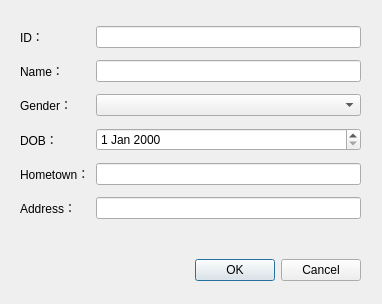
<?xml version="1.0" encoding="UTF-8"?>
<ui version="4.0">
 <class>StuDialog</class>
 <widget class="QDialog" name="StuDialog">
  <property name="geometry">
   <rect>
    <x>0</x>
    <y>0</y>
    <width>382</width>
    <height>304</height>
   </rect>
  </property>
  <property name="windowTitle">
   <string>Dialog</string>
  </property>
  <widget class="QDialogButtonBox" name="buttonBox">
   <property name="geometry">
    <rect>
     <x>120</x>
     <y>230</y>
     <width>241</width>
     <height>81</height>
    </rect>
   </property>
   <property name="orientation">
    <enum>Qt::Horizontal</enum>
   </property>
   <property name="standardButtons">
    <set>QDialogButtonBox::Cancel|QDialogButtonBox::Ok</set>
   </property>
  </widget>
  <widget class="QWidget" name="verticalLayoutWidget">
   <property name="geometry">
    <rect>
     <x>20</x>
     <y>20</y>
     <width>341</width>
     <height>211</height>
    </rect>
   </property>
   <layout class="QGridLayout" name="gridLayout">
    <item row="1" column="0">
     <widget class="QLabel" name="StuName">
      <property name="text">
       <string>Name：</string>
      </property>
     </widget>
    </item>
    <item row="0" column="0">
     <widget class="QLabel" name="StuID">
      <property name="text">
       <string>ID：</string>
      </property>
     </widget>
    </item>
    <item row="5" column="0">
     <widget class="QLabel" name="StuAdd">
      <property name="text">
       <string>Address：</string>
      </property>
     </widget>
    </item>
    <item row="5" column="1">
     <widget class="QLineEdit" name="AddEdit"/>
    </item>
    <item row="4" column="0">
     <widget class="QLabel" name="StuHome">
      <property name="text">
       <string>Hometown：</string>
      </property>
     </widget>
    </item>
    <item row="0" column="1">
     <widget class="QLineEdit" name="IDEdit"/>
    </item>
    <item row="1" column="1">
     <widget class="QLineEdit" name="NameEdit"/>
    </item>
    <item row="4" column="1">
     <widget class="QLineEdit" name="HomeEdit"/>
    </item>
    <item row="3" column="1">
     <widget class="QDateEdit" name="BirthEdit"/>
    </item>
    <item row="2" column="0">
     <widget class="QLabel" name="StuSex">
      <property name="text">
       <string>Gender：</string>
      </property>
     </widget>
    </item>
    <item row="3" column="0">
     <widget class="QLabel" name="StuBirth">
      <property name="text">
       <string>DOB：</string>
      </property>
     </widget>
    </item>
    <item row="2" column="1">
     <widget class="QComboBox" name="SexBox"/>
    </item>
   </layout>
   <zorder>StuID</zorder>
   <zorder>StuName</zorder>
   <zorder>StuSex</zorder>
   <zorder>StuBirth</zorder>
   <zorder>StuAdd</zorder>
   <zorder>StuHome</zorder>
   <zorder>HomeEdit</zorder>
   <zorder>AddEdit</zorder>
   <zorder>NameEdit</zorder>
   <zorder>BirthEdit</zorder>
   <zorder>SexBox</zorder>
   <zorder>IDEdit</zorder>
  </widget>
  <zorder>verticalLayoutWidget</zorder>
  <zorder>buttonBox</zorder>
 </widget>
 <resources/>
 <connections>
  <connection>
   <sender>buttonBox</sender>
   <signal>accepted()</signal>
   <receiver>StuDialog</receiver>
   <slot>accept()</slot>
   <hints>
    <hint type="sourcelabel">
     <x>248</x>
     <y>254</y>
    </hint>
    <hint type="destinationlabel">
     <x>157</x>
     <y>274</y>
    </hint>
   </hints>
  </connection>
  <connection>
   <sender>buttonBox</sender>
   <signal>rejected()</signal>
   <receiver>StuDialog</receiver>
   <slot>reject()</slot>
   <hints>
    <hint type="sourcelabel">
     <x>316</x>
     <y>260</y>
    </hint>
    <hint type="destinationlabel">
     <x>286</x>
     <y>274</y>
    </hint>
   </hints>
  </connection>
 </connections>
</ui>
